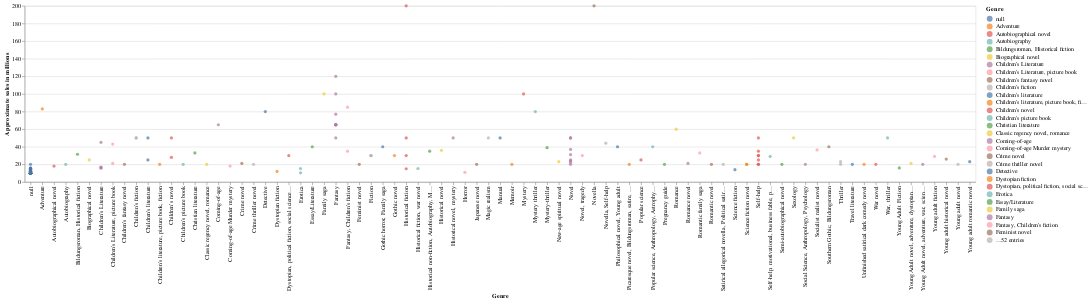

Notebook source saved alongside this figure:
### Markdown cell above
## Most Popular Genres

### Code cell
alt.Chart(df).mark_circle().encode(
    y='Approximate sales in millions', 
    x='Genre:N',  
    color='Genre:N',
    tooltip = ['Author(s)', 'Original language', 'Book', 'Genre', 'Approximate sales in millions']

)

### Figure 1 — Vega-Lite specification as saved in the notebook (floating-point values rounded to 4 significant figures; data arrays with more than 128 entries replaced by an {"elided": "..."} marker saying what was removed)
{"config": {"view": {"continuousWidth": 300, "continuousHeight": 300}}, "data": {"name": "data-53746a97c85668a3938be06709cf3a13"}, "mark": {"type": "circle"}, "encoding": {"color": {"field": "Genre", "type": "nominal"}, "tooltip": [{"field": "Author(s)", "type": "nominal"}, {"field": "Original language", "type": "nominal"}, {"field": "Book", "type": "nominal"}, {"field": "Genre", "type": "nominal"}, {"field": "Approximate sales in millions", "type": "quantitative"}], "x": {"field": "Genre", "type": "nominal"}, "y": {"field": "Approximate sales in millions", "type": "quantitative"}}, "$schema": "https://vega.github.io/schema/vega-lite/v5.17.0.json", "datasets": {"data-53746a97c85668a3938be06709cf3a13": {"elided": "174 records"}}}
